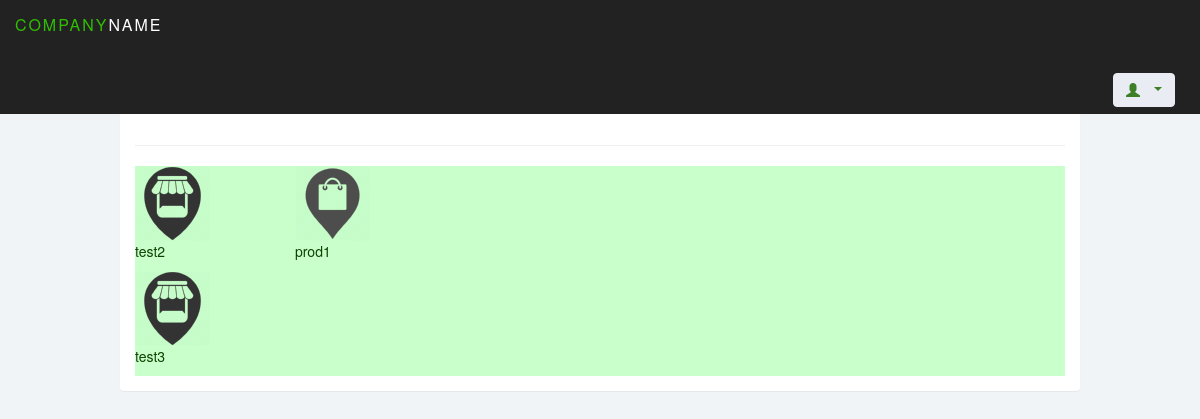
The app's page /owners (signed in), older data.
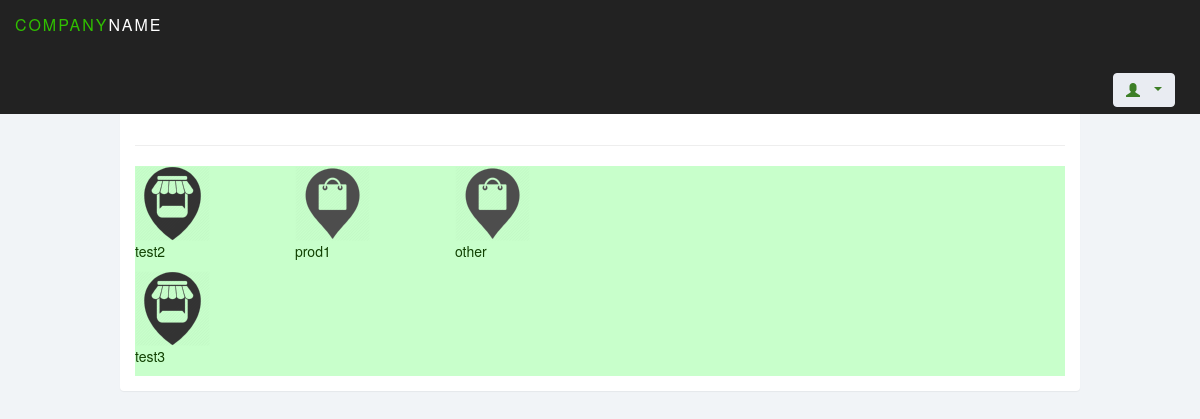
The same page, newer data.
### tables this page shows
CREATE TABLE `stores` (
	`id`	INTEGER PRIMARY KEY AUTOINCREMENT,
	`u_id`	INTEGER,
	`name`	TEXT,
	`location`	TEXT
);

CREATE TABLE `products` (
	`id`	INTEGER PRIMARY KEY AUTOINCREMENT,
	`store_id`	INTEGER,
	`prod_name`	TEXT,
	`price`	TEXT
);

### app.py (the view)
@app.route('/owners')
def owners():
	product_list = []
	stores = read_stores_for_owner(session['id'])
	products = read_products()
	for store in stores:
		for product in products:
			if store[0] in product:
				product_list.append(product)
	print product_list
	return render_template('owner.html', stores=stores, product_list=product_list)

### app.py (called while the page is built)
def read_products():
	try:
		with sql.connect("database.db", timeout=1) as con:
			cur = con.cursor()
			query = "SELECT * FROM products"
			products = cur.execute(query).fetchall()
			return products
	except Exception as e:
		msg = 'Something went wrong'
		return (msg)

def read_stores_for_owner(u_id):
	try:
		with sql.connect("database.db", timeout=1) as con:
			cur = con.cursor()
			query = "SELECT * FROM stores WHERE u_id = '"+str(u_id)+"'"
			stores = cur.execute(query).fetchall()
			return stores
	except Exception as e:
		msg = 'Something went wrong'
		return (str(e))

### templates/owner.html (shortened to what this page needs)
{% extends 'base.html' %}
{% block right_nav %}
<div class="navbar-body pull-right">
	<div class="btn-group user-menu">
		<button type="button" class="btn btn-default glyphicon glyphicon-user dropdown-toggle" data-toggle="dropdown" aria-haspopup="true" aria-expanded="false">
	     <span class="caret"></span>
		</button>
	</div>
</div>
{% endblock %}
{% block body %}
<br/><br/><br/>
<div class="login-panel panel panel-default" style="width: 80%; margin: 0 auto;">
	<div class="panel-body">
		<hr/>
		<div class="login-panel panel-default" style="background: #C8FFCB;">
			{% for store in stores %}
			<div class="row">
				<div class="col-sm-2">
					<div class="store-name">
						<div class="media-left">
							<a href="#">
								<img class="media-object" src="{{ url_for('static', filename='img/store.png') }}" alt="StoreName.location">
							</a>
							<p>{{store[2]}}</p>
						</div>
					</div>
				</div>
				{% for product in product_list %}
					{% if store[0] in product %}
					<div class="col-sm-2">
						<div class="product-row">
							<div class="media-left">
								<a href="#">
									<img class="media-object" src="{{ url_for('static', filename='img/product.png') }}" alt="StoreName.location">
								</a>
								<p>{{product[2]}}</p>
							</div>
						</div>
					</div>
					{% endif %}
				{% endfor %}
			</div>
			{% endfor %}
		</div>
	</div>
</div>
{% endblock %}

Row changes from the older to the newer data that the page shows:
added products: prod_name "other", shown under stores "test2"
